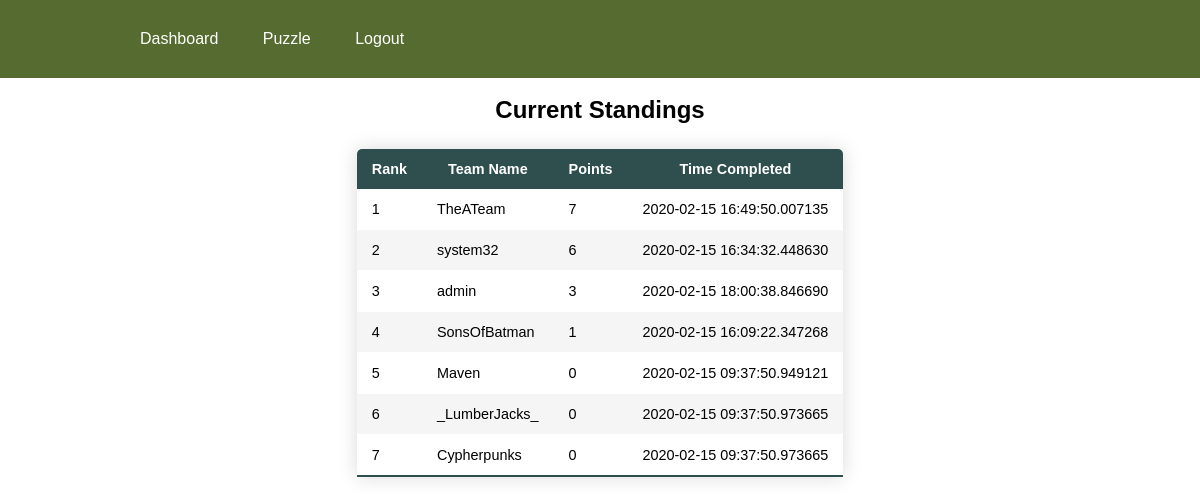
The page /dashboard (signed in) on the database its author committed.
### app.py (models this page shows, shortened)
class User(UserMixin, db.Model):
    id = db.Column(db.Integer, primary_key=True)
    name = db.Column(db.String(25), nullable=False, unique=True)
    pwd = db.Column(db.String(80), nullable=False)
    token = db.Column(db.String(10), nullable=False)
    level_completed = db.Column(db.Integer, default=0)
    last_time = db.Column(db.DateTime, default=datetime.utcnow)

### app.py (the view)
@app.route("/dashboard")
@login_required
def dashboard():
    user_list = User.query.order_by(User.level_completed.desc(), User.last_time.asc())
    return render_template("dashboard.html", user_list=user_list)

### app.py (called while the page is built)
@login_manager.user_loader
def load_user(user_id):
    return User.query.get(int(user_id))

### templates/dashboard.html (shortened to what this page needs)
<!DOCTYPE html>
<html>
<head>
    <link rel="stylesheet" href="{{url_for('static', filename='styles/dashboard.css')}}">
</head>
<body>
    <header>
        <nav>
            <ul class="navigation-list">
                <li>
                    <a href="/dashboard">Dashboard</a>
                </li>
                <li>
                    <a href="/puzzle">Puzzle</a>
                </li>
                <li>
                    <a href="/logout">Logout</a>
                </li>
            </ul>
        </nav>
    </header>
    <div align="center">
        <br>
        <h2>Current Standings</h2>
        <table class="content-table">
            <thead>
                <tr>
                    <th>Rank</th>
                    <th>Team Name</th>
                    <th>Points</th>
                    <th>Time Completed</th>
                </tr>
            </thead>
            {%for user in user_list%}
            <tr>
                <td>{{loop.index}}</td>
                <td>{{user.name}}</td>
                <td>{{user.level_completed}}</td>
                <td>{{user.last_time}}</td>
            </tr>
            {%endfor%}
        </table>
    </div>
</body>
</html>

### static/styles/dashboard.css (style rules this page uses)
* { box-sizing: border-box; margin: 0; padding: 0; font-family: sans-serif; }
li, a { font-family: sans-serif; font-weight: 500; font-size: 16px; color: white; text-decoration: none; }
header { background-color: darkolivegreen; display: flex; justify-content: space-between; align-items: center; padding: 30px 10%; }
.navigation-list { list-style: none; }
.navigation-list li { display: inline-block; padding: 0px 20px; }
.navigation-list li a { transition: all 0.3s ease 0s; }
.content-table { font-family: sans-serif; border-collapse: collapse; margin: 25px 0; font-size: 0.9em; min-width: 400px; border-radius: 5px 5px 0 0; overflow: hidden; box-shadow: 0 0 20px rgba(0, 0, 0, 0.15); }
.content-table thead tr { background-color: darkslategray; color: white; text-align: center; font-weight: bold; }
.content-table th, .content-table td { padding: 12px 15px; }
.content-table tbody tr { border-bottom: 1px solid white; }
.content-table tbody tr:nth-of-type(even) { background-color: whitesmoke; }
.content-table tbody tr:last-of-type { border-bottom: 2px solid darkslategray; }

### rows shown on the page
User: name "TheATeam", level_completed "7", last_time "2020-02-15 16:49:50.007135"
User: name "system32", level_completed "6", last_time "2020-02-15 16:34:32.448630"
User: name "admin", level_completed "3", last_time "2020-02-15 18:00:38.846690"
User: name "SonsOfBatman", level_completed "1", last_time "2020-02-15 16:09:22.347268"
User: name "Maven", level_completed "0", last_time "2020-02-15 09:37:50.949121"
User: name "_LumberJacks_", level_completed "0", last_time "2020-02-15 09:37:50.973665"
User: name "Cypherpunks", level_completed "0", last_time "2020-02-15 09:37:50.973665"
